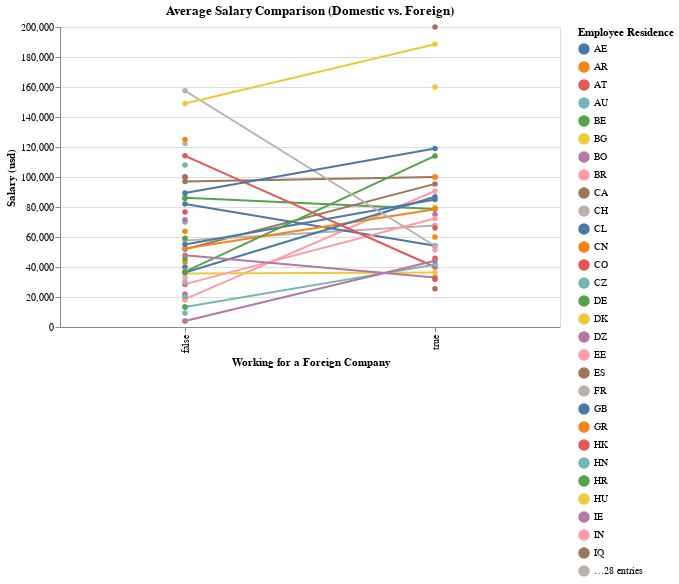

The notebook cell saved with this chart:
### Code cell
chart = alt.Chart(averages).mark_line(point=True).encode(
    x=alt.X('Working for a Foreign Company', type="nominal"),
    y=alt.Y('Salary (usd)', type="quantitative"),
    color='Employee Residence',  # Connect points based on Employee Residence
    order='Employee Residence',  # Sort the lines based on Employee Residence
    tooltip=["Salary (usd)", "Employee Residence"]
).properties(
    title='Average Salary Comparison (Domestic vs. Foreign)',
    width=WIDTH,
    height=HEIGHT
)
chart

### Figure 1 — Vega-Lite specification as saved in the notebook (floating-point values rounded to 4 significant figures)
{"config": {"view": {"continuousWidth": 400, "continuousHeight": 300}}, "data": {"name": "data-7adca5f0ab0869aec44eced160370a64"}, "mark": {"type": "line", "point": true}, "encoding": {"color": {"type": "nominal", "field": "Employee Residence"}, "order": {"type": "nominal", "field": "Employee Residence"}, "tooltip": [{"type": "quantitative", "field": "Salary (usd)"}, {"type": "nominal", "field": "Employee Residence"}], "x": {"type": "nominal", "field": "Working for a Foreign Company"}, "y": {"type": "quantitative", "field": "Salary (usd)"}}, "height": 300, "title": "Average Salary Comparison (Domestic vs. Foreign)", "width": 500, "$schema": "https://vega.github.io/schema/vega-lite/v4.8.1.json", "datasets": {"data-7adca5f0ab0869aec44eced160370a64": [{"Employee Residence": "AE", "Working for a Foreign Company": false, "Salary (usd)": 100000.0}, {"Employee Residence": "AR", "Working for a Foreign Company": true, "Salary (usd)": 60000.0}, {"Employee Residence": "AT", "Working for a Foreign Company": false, "Salary (usd)": 76740.0}, {"Employee Residence": "AU", "Working for a Foreign Company": false, "Salary (usd)": 108000.0}, {"Employee Residence": "BE", "Working for a Foreign Company": false, "Salary (usd)": 85700.0}, {"Employee Residence": "BG", "Working for a Foreign Company": true, "Salary (usd)": 80000.0}, {"Employee Residence": "BO", "Working for a Foreign Company": true, "Salary (usd)": 75000.0}, {"Employee Residence": "BR", "Working for a Foreign Company": false, "Salary (usd)": 18600.0}, {"Employee Residence": "BR", "Working for a Foreign Company": true, "Salary (usd)": 90670.0}, {"Employee Residence": "CA", "Working for a Foreign Company": false, "Salary (usd)": 96980.0}, {"Employee Residence": "CA", "Working for a Foreign Company": true, "Salary (usd)": 100000.0}, {"Employee Residence": "CH", "Working for a Foreign Company": false, "Salary (usd)": 122300.0}, {"Employee Residence": "CL", "Working for a Foreign Company": false, "Salary (usd)": 40040.0}, {"Employee Residence": "CN", "Working for a Foreign Company": false, "Salary (usd)": 43330.0}, {"Employee Residence": "CO", "Working for a Foreign Company": false, "Salary (usd)": 21840.0}, {"Employee Residence": "CZ", "Working for a Foreign Company": false, "Salary (usd)": 70000.0}, {"Employee Residence": "DE", "Working for a Foreign Company": false, "Salary (usd)": 86160.0}, {"Employee Residence": "DE", "Working for a Foreign Company": true, "Salary (usd)": 78610.0}, {"Employee Residence": "DK", "Working for a Foreign Company": false, "Salary (usd)": 37250.0}, {"Employee Residence": "DZ", "Working for a Foreign Company": false, "Salary (usd)": 100000.0}, {"Employee Residence": "EE", "Working for a Foreign Company": false, "Salary (usd)": 32970.0}, {"Employee Residence": "ES", "Working for a Foreign Company": false, "Salary (usd)": 51780.0}, {"Employee Residence": "ES", "Working for a Foreign Company": true, "Salary (usd)": 95400.0}, {"Employee Residence": "FR", "Working for a Foreign Company": false, "Salary (usd)": 57680.0}, {"Employee Residence": "FR", "Working for a Foreign Company": true, "Salary (usd)": 67600.0}, {"Employee Residence": "GB", "Working for a Foreign Company": false, "Salary (usd)": 82030.0}, {"Employee Residence": "GB", "Working for a Foreign Company": true, "Salary (usd)": 54240.0}, {"Employee Residence": "GR", "Working for a Foreign Company": false, "Salary (usd)": 52290.0}, {"Employee Residence": "GR", "Working for a Foreign Company": true, "Salary (usd)": 78540.0}, {"Employee Residence": "HK", "Working for a Foreign Company": true, "Salary (usd)": 66020.0}, {"Employee Residence": "HN", "Working for a Foreign Company": false, "Salary (usd)": 20000.0}, {"Employee Residence": "HR", "Working for a Foreign Company": false, "Salary (usd)": 45620.0}, {"Employee Residence": "HU", "Working for a Foreign Company": false, "Salary (usd)": 35740.0}, {"Employee Residence": "HU", "Working for a Foreign Company": true, "Salary (usd)": 36260.0}, {"Employee Residence": "IE", "Working for a Foreign Company": false, "Salary (usd)": 71440.0}, {"Employee Residence": "IN", "Working for a Foreign Company": false, "Salary (usd)": 28580.0}, {"Employee Residence": "IN", "Working for a Foreign Company": true, "Salary (usd)": 72280.0}, {"Employee Residence": "IQ", "Working for a Foreign Company": false, "Salary (usd)": 100000.0}, {"Employee Residence": "IR", "Working for a Foreign Company": false, "Salary (usd)": 4000.0}, {"Employee Residence": "IT", "Working for a Foreign Company": false, "Salary (usd)": 36370.0}, {"Employee Residence": "IT", "Working for a Foreign Company": true, "Salary (usd)": 86830.0}, {"Employee Residence": "JE", "Working for a Foreign Company": true, "Salary (usd)": 100000.0}, {"Employee Residence": "JP", "Working for a Foreign Company": false, "Salary (usd)": 114100.0}, {"Employee Residence": "JP", "Working for a Foreign Company": true, "Salary (usd)": 40000.0}, {"Employee Residence": "KE", "Working for a Foreign Company": false, "Salary (usd)": 9272.0}, {"Employee Residence": "LU", "Working for a Foreign Company": false, "Salary (usd)": 59100.0}, {"Employee Residence": "MD", "Working for a Foreign Company": false, "Salary (usd)": 18000.0}, {"Employee Residence": "MT", "Working for a Foreign Company": false, "Salary (usd)": 28370.0}, {"Employee Residence": "MX", "Working for a Foreign Company": false, "Salary (usd)": 18180.0}, {"Employee Residence": "MY", "Working for a Foreign Company": true, "Salary (usd)": 200000.0}, {"Employee Residence": "NG", "Working for a Foreign Company": false, "Salary (usd)": 30000.0}, {"Employee Residence": "NL", "Working for a Foreign Company": false, "Salary (usd)": 54950.0}, {"Employee Residence": "NL", "Working for a Foreign Company": true, "Salary (usd)": 85000.0}, {"Employee Residence": "NZ", "Working for a Foreign Company": false, "Salary (usd)": 125000.0}, {"Employee Residence": "PH", "Working for a Foreign Company": true, "Salary (usd)": 45760.0}, {"Employee Residence": "PK", "Working for a Foreign Company": false, "Salary (usd)": 13330.0}, {"Employee Residence": "PK", "Working for a Foreign Company": true, "Salary (usd)": 41590.0}, {"Employee Residence": "PL", "Working for a Foreign Company": false, "Salary (usd)": 36890.0}, {"Employee Residence": "PL", "Working for a Foreign Company": true, "Salary (usd)": 114000.0}, {"Employee Residence": "PR", "Working for a Foreign Company": true, "Salary (usd)": 160000.0}, {"Employee Residence": "PT", "Working for a Foreign Company": false, "Salary (usd)": 47790.0}, {"Employee Residence": "PT", "Working for a Foreign Company": true, "Salary (usd)": 33000.0}, {"Employee Residence": "RO", "Working for a Foreign Company": true, "Salary (usd)": 51420.0}, {"Employee Residence": "RS", "Working for a Foreign Company": true, "Salary (usd)": 25530.0}, {"Employee Residence": "RU", "Working for a Foreign Company": false, "Salary (usd)": 157500.0}, {"Employee Residence": "RU", "Working for a Foreign Company": true, "Salary (usd)": 54000.0}, {"Employee Residence": "SG", "Working for a Foreign Company": false, "Salary (usd)": 89290.0}, {"Employee Residence": "SG", "Working for a Foreign Company": true, "Salary (usd)": 119100.0}, {"Employee Residence": "SI", "Working for a Foreign Company": false, "Salary (usd)": 63830.0}, {"Employee Residence": "TN", "Working for a Foreign Company": true, "Salary (usd)": 31880.0}, {"Employee Residence": "TR", "Working for a Foreign Company": false, "Salary (usd)": 20100.0}, {"Employee Residence": "UA", "Working for a Foreign Company": false, "Salary (usd)": 13400.0}, {"Employee Residence": "US", "Working for a Foreign Company": false, "Salary (usd)": 149000.0}, {"Employee Residence": "US", "Working for a Foreign Company": true, "Salary (usd)": 188500.0}, {"Employee Residence": "VN", "Working for a Foreign Company": false, "Salary (usd)": 4000.0}, {"Employee Residence": "VN", "Working for a Foreign Company": true, "Salary (usd)": 44200.0}]}}
